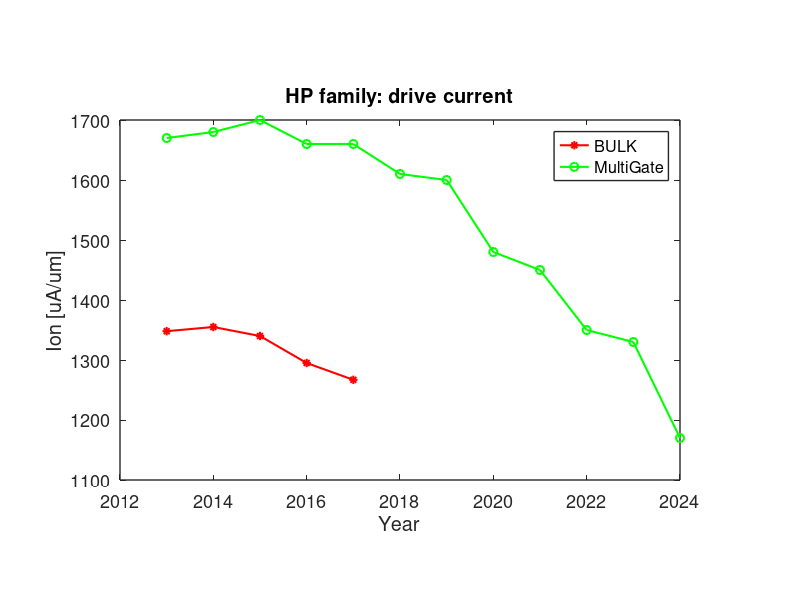
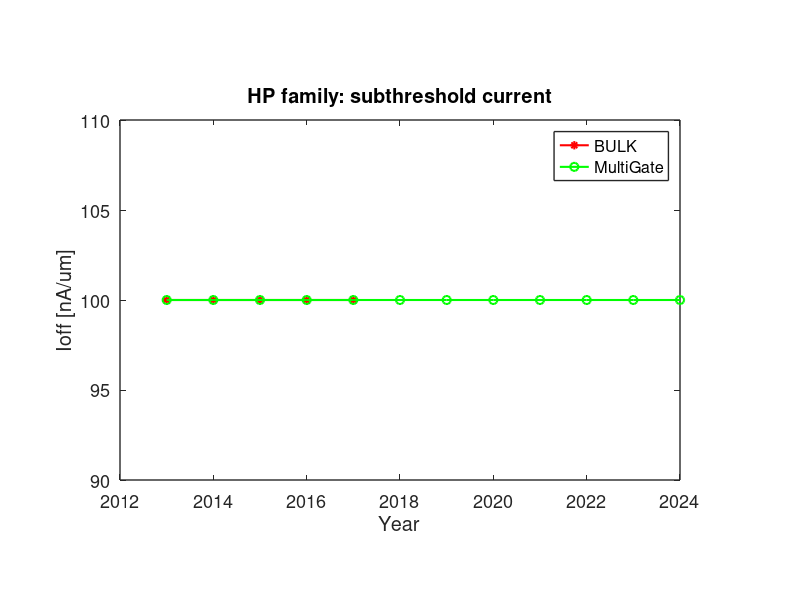
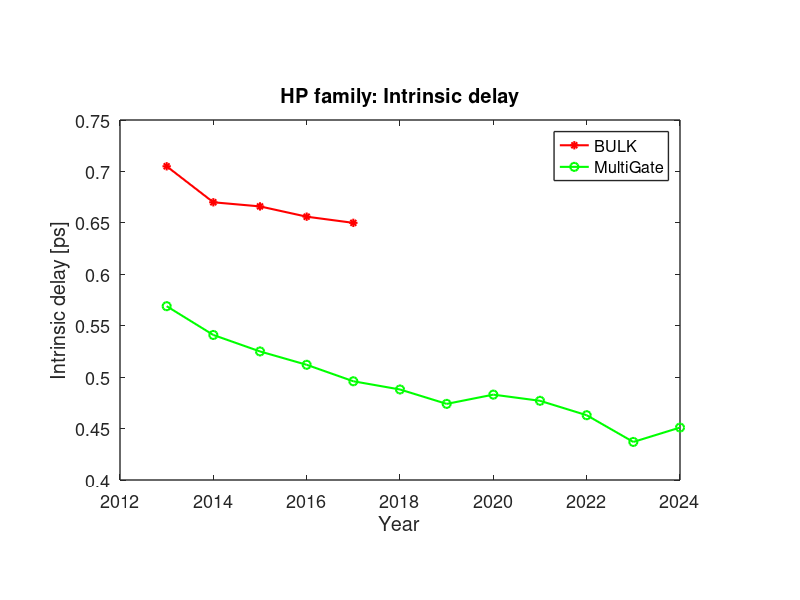
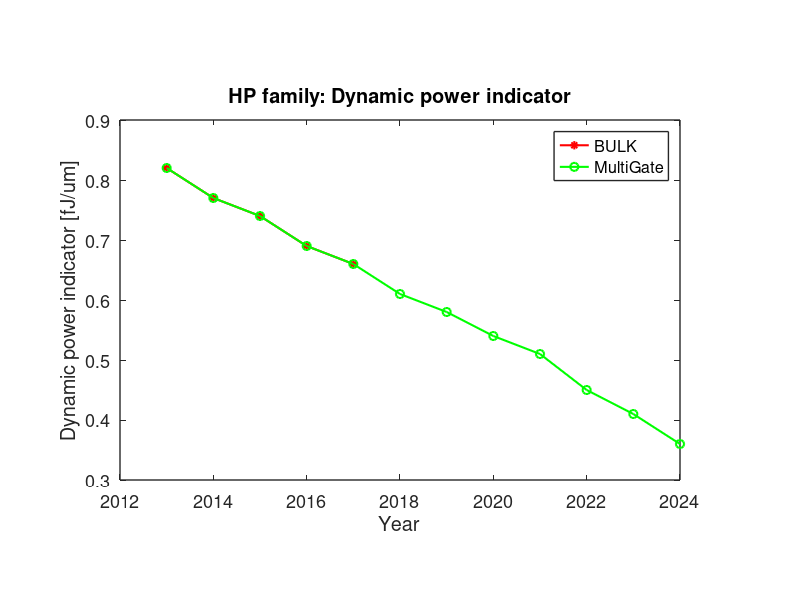

MATLAB code to generate these figures, in order:
%%%%%%%%%%%%%%%%%%%%%%%%%%
%%%PLOTS SCALING SCRIPT%%%
%%%     HP FAMILY      %%%
%%%%%%%%%%%%%%%%%%%%%%%%%%

clear all
close all
clc

%%ITRS years

year=[2013 2014 2015 2016 2017 2018 2019 2020 2021 2022 2023 2024];
year_B=[2013 2014 2015 2016 2017];


%%
%%Bulk (bulk parameters are marked with _B)
Lg_B=[20 18 16.7 15.2 13.9]; %physical gate length [nm]
Lch_B=[16 14.4 13.4 12.2 11.1]; %effective channel length [nm]
Vdd_B=[0.86 0.85 0.83 0.81 0.8]; %power supply voltage [V]
EOT_B=[0.8 0.77 0.73 0.7 0.67]; %equivalent oxide thickness [nm]
eps_HK_B=[12.5 13 13.5 14 14.5]; %dielectric constant of gate dielectric
T_HK_B=[2.56 2.57 2.53 2.51 2.49];%physical gate oxide thickness [nm]
CET_B=[1.1 1.07 1.03 1 0.97]; %capacitance equivalent thickness [nm]
Cch_B=[0.502 0.465 0.448 0.42 0.396]; %[fF/um]
Ioff_B=[0.100 0.100 0.100 0.100 0.100]; %[uA/um]
fr_intr_ratio_B=[1.2 1.3 1.4 1.5 1.6]; %ratio of fringing capacitance to intrinsic
C_fringe_B=[0.6 0.6 0.63 0.63 0.63]; %[fF/um]
Cg_tot_B=[1.1 1.07 1.07 1.05 1.03];  %[fF/um]
CVsquared_B=[0.82	0.77 0.74 0.69 0.66]; %dynamic power indicator [fJ/um]
Idsatn_Idsatp_ratio_B=[1.25 1.24 1.22 1.21 1.2];
Ch_doping_B=[6 7 7.7 8.4 9]; %[10^18 cm^(-3)] 
mobility_B=[400 400 400 400 400]; %[cm^(2)/V*s]
Ion_B=[1348 1355 1340 1295 1267]; %[uA/um]						
Vt_lin_B=[0.306 0.327 0.334 0.357 0.378]; %[V]						
Vth_B=[0.19 0.2 0.206 0.218 0.23]; %[V]	in ITRS is Vt,sat						
Rsd_B=[188 179 171 162 156]; %[ohm*um]
tau_B=[0.705 0.67 0.666 0.656 0.65]; %intrinsic delay [ps]
Vdd_B_Vth_B_ratio=Vdd_B./Vth_B;
Ion_B_Ioff_B_ratio=Ion_B./Ioff_B;

%%
%Bulk function plots

%Charge density for different nodes (complete Qs model)
% [psi0, Qs_B, Qs_approx_B, Qs_app_exp_B]=charge_density_B(Ch_doping_B(1)); %year 2013
% set(0,'DefaultAxesFontSize',13);
% set(0,'DefaultTextFontSize',13);
% set(0,'DefaultLineLinewidth',0.75);
% plot(psi0,fliplr(Qs_B),'b-')
% axis([-0.2 1.3 0 1E-005])
% xlabel('Surface potential Psi(0) [V]')
% ylabel('|Charge density| [C/cm^2]')
% title('Charge density as a function of surface potential for HP (complete model)')
% hold on
% [psi0, Qs_B, Qs_approx_B, Qs_app_exp_B]=charge_density_B(Ch_doping_B(3)); %year 2015
% plot(psi0,fliplr(Qs_B),'g-')
% hold on
% [psi0, Qs_B, Qs_approx_B, Qs_app_exp_B]=charge_density_B(Ch_doping_B(5)); %year 2017
% plot(psi0,fliplr(Qs_B),'r-')
% legend('23nm @2013','19nm @2015','16nm @2017')

% %Charge density with different models (same node) --> ERRORI nei modelli!!!!!
% [psi0, Qs_B, Qs_approx_B, Qs_app_exp_B]=charge_density_B(Ch_doping_B(5)); %year 2017
% figure
% set(0,'DefaultAxesFontSize',13);
% set(0,'DefaultTextFontSize',13);
% set(0,'DefaultLineLinewidth',0.75);
% plot(psi0,fliplr(Qs_B),'b-')
% axis([-0.2 1.4 0 1.2E-005])
% xlabel('Surface potential Psi(0) [V]')
% ylabel('|Charge density| [C/cm^2]')
% title('Charge density in Weak Inversion for HP2017 (16nm)')
% hold on
% [psi0, Qs_B, Qs_approx_B, Qs_app_exp_B]=charge_density_B(Ch_doping_B(5)); %year 2017
% plot(psi0,fliplr(Qs_approx_B),'g-')
% hold on
% [psi0, Qs_B, Qs_approx_B, Qs_app_exp_B]=charge_density_B(Ch_doping_B(5)); %year 2017
% plot(psi0,fliplr(Qs_app_exp_B),'r-')
% legend('Complete model','Approx. model','Approx&Expanded model')
% 
% %Error for approx and app_exp compared to complete model
% err_approx=((Qs_approx_B-Qs_B)./Qs_B).*100;
% err_app_exp=((Qs_app_exp_B-Qs_B)./Qs_B).*100;
% figure
% plot(psi0,err_approx,'g-*',psi0,err_app_exp,'r-*')

%Subthreshold current and behaviour
% [Ids_sub,Ioff,Vgs]=subth_current_B(Lg_B(5), T_HK_B(5), eps_HK_B(5), mobility_B(5), Ch_doping_B(5), Vdd_B(5), Vth_B(5));
% figure
% semilogy(Vgs,Ids_sub)
%axis([0 Vdd_B(5) 1E-24 1E-20])



%%
%%MultiGate (multigate parameters just carry their own name)
Lg=[20 18 16.7 15.2 13.9 12.7 11.6 10.6 9.7	8.8	8 7.3]; %physical gate length [nm]
Lch=[16 14.4 13.4 12.2 11.1 10.2 9.3 8.5 7.8 7 6.4 5.8]; %effective channel length [nm]
Vdd=[0.86 0.85 0.83 0.81 0.8 0.78 0.77 0.75 0.74 0.72 0.71 0.69]; %power supply voltage [V] 
EOT=[0.8 0.77 0.73 0.7 0.67 0.64 0.61 0.59 0.56 0.54 0.51 0.49]; %equivalent oxide thickness [nm]
eps_HK=[12.5 13 13.5 14 14.5 15 15.5 16 16.5 17 17.5 18]; %dielectric constant of gate dielectric
T_HK=[2.56 2.57 2.53 2.51 2.49 2.46 2.42 2.42 2.37 2.35 2.29 2.26];%physical gate oxide thickness [nm]
CET=[1.1 1.07 1.03 1 0.97 0.94 0.91 0.89 0.86 0.84 0.81 0.79]; %capacitance equivalent thickness [nm]
Cch=[0.502 0.465 0.448 0.42 0.396 0.373 0.352 0.329 0.311 0.289 0.273 0.255]; %[fF/um]
Ioff=[0.1 0.1 0.1 0.1 0.1 0.1 0.1 0.1 0.1 0.1 0.1 0.1]; %[uA/um]
fr_intr_ratio=[1.2 1.3 1.4 1.5 1.6 1.7 1.8 1.9 2 2 2 2]; %ratio of fringing capacitance to intrinsic
C_fringe=[0.6 0.6 0.63 0.63 0.63 0.63 0.63 0.62 0.62 0.58 0.55 0.51]; %[fF/um]
Cg_tot=[1.1 1.07 1.07 1.05 1.03 1.01 0.99 0.95 0.93 0.87 0.82 0.77];  %[fF/um]
CVsquared=[0.82	0.77 0.74 0.69 0.66 0.61 0.58 0.54 0.51 0.45 0.41 0.36]; %dynamic power indicator [fJ/um]
Idsatn_Idsatp_ratio=[1.25 1.24 1.22 1.21 1.2 1.19 1.18 1.16 1.15 1.14 1.13 1.12];
Ch_doping=[0.1 0.1 0.1 0.1 0.1 0.1 0.1 0.1 0.1 0.1 0.1 0.1]; %[10^18 cm^(-3)] 
T_body=[6.4	5.8	5.3	4.9	4.4	4.1	3.7	3.4	3.1	2.8	2.6	2.3]; %[nm]
mobility=[250 250 250 250 250 200 200 200 200 200 200 150]; %[cm^(2)/V*s]
Ion=[1670 1680 1700 1660 1660 1610 1600 1480 1450 1350 1330 1170]; %[uA/um]
Vt_lin=[0.219 0.225 0.231 0.239 0.264 0.266 0.265 0.276 0.295 0.303 0.306 0.319]; %[V]							
Vth=[0.174 0.179 0.179 0.186 0.191 0.196 0.199 0.205 0.214 0.219 0.222 0.233]; %[V] in ITRS is Vt,sat
Rsd=[128 146 130 126 124 117 120 116 112 111 113 123]; %[ohm*um]
tau=[0.569 0.541 0.525 0.512 0.496 0.488 0.474 0.483 0.477 0.463 0.437 0.451]; %intrinsic delay [ps]
Vdd_Vth_ratio=Vdd./Vth;
Ion_Ioff_ratio=Ion./Ioff;
%%
%%Plots

set(0,'DefaultAxesFontSize',13);
set(0,'DefaultTextFontSize',13);
set(0,'DefaultAxesLinewidth',1);
set(0,'DefaultLineLinewidth',1.5);
set(0,'DefaultAxesPosition',[0.15 0.2 0.7 0.6]);

%Drive current
figure
plot(year_B,Ion_B, 'r-*')
hold on
plot(year,Ion, 'g-o')
title('HP family: drive current')
xlabel('Year')
ylabel('Ion [uA/um]')
legend('BULK', 'MultiGate')

%Subthreshold current
figure
plot(year_B, 1000.*Ioff_B, 'r-*')
hold on
plot(year, 1000.*Ioff, 'g-o')
title('HP family: subthreshold current')
xlabel('Year')
ylabel('Ioff [nA/um]')
legend('BULK', 'MultiGate')

%Intrinsic delay 
figure
plot(year_B, tau_B, 'r-*')
hold on
plot(year, tau, 'g-o')
title('HP family: Intrinsic delay')
xlabel('Year')
ylabel('Intrinsic delay [ps]')
legend('BULK', 'MultiGate')

%Dynamic power indicator
figure
plot(year_B, CVsquared_B, 'r-*')
hold on
plot(year, CVsquared, 'g-o')
title('HP family: Dynamic power indicator')
xlabel('Year')
ylabel('Dynamic power indicator [fJ/um]')
legend('BULK', 'MultiGate')

%Vdd/Vth
figure
plot(year_B, Vdd_B_Vth_B_ratio, 'r-*')
hold on
plot(year, Vdd_Vth_ratio, 'g-o')
title('HP family: Vdd/Vth')
xlabel('Year')
ylabel('Vdd/Vth')
legend('BULK', 'MultiGate')

%Ion/Ioff
figure
plot(year_B, Ion_B_Ioff_B_ratio, 'r-*')
hold on
plot(year, Ion_Ioff_ratio, 'g-o')
title('HP family: Ion/Ioff')
xlabel('Year')
ylabel('Ion/Ioff')
legend('BULK', 'MultiGate')

